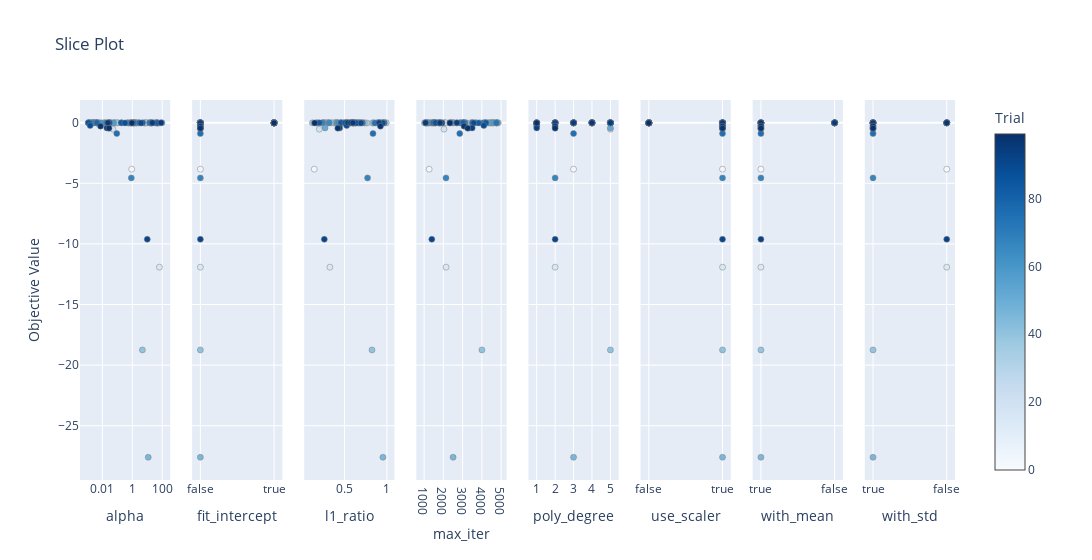

The cell this chart's notebook holds for it:
### Code cell
optuna.visualization.plot_slice(study, params=['alpha', 'l1_ratio', 'fit_intercept', 'max_iter','use_scaler','poly_degree','with_mean','with_std'])
